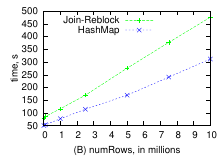

Here is the gnuplot script that generated this plot:
set terminal postscript enhanced color eps
set output "row-el.eps"
set xlabel "(B) numRows, in millions"
set ylabel "time, s" offset 1.8
set key top left
set size 0.45,0.45
plot 'row-el.data' u 1:3 w lp lc 2 lt 2 t "Join-Reblock", '' u 1:2 w lp lc 3 lt 3 t "HashMap"
